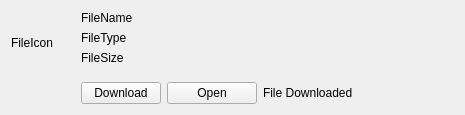
<?xml version="1.0" encoding="UTF-8"?>
<ui version="4.0">
 <class>AttachedBinaryFile</class>
 <widget class="QWidget" name="AttachedBinaryFile">
  <property name="geometry">
   <rect>
    <x>0</x>
    <y>0</y>
    <width>465</width>
    <height>115</height>
   </rect>
  </property>
  <property name="sizePolicy">
   <sizepolicy hsizetype="Minimum" vsizetype="Minimum">
    <horstretch>0</horstretch>
    <verstretch>0</verstretch>
   </sizepolicy>
  </property>
  <property name="minimumSize">
   <size>
    <width>200</width>
    <height>100</height>
   </size>
  </property>
  <property name="windowTitle">
   <string>Form</string>
  </property>
  <layout class="QVBoxLayout" name="verticalLayout">
   <property name="sizeConstraint">
    <enum>QLayout::SetMinimumSize</enum>
   </property>
   <item>
    <layout class="QHBoxLayout" name="horizontalLayout">
     <property name="spacing">
      <number>6</number>
     </property>
     <property name="sizeConstraint">
      <enum>QLayout::SetFixedSize</enum>
     </property>
     <item alignment="Qt::AlignTop">
      <widget class="QLabel" name="fileIcon">
       <property name="sizePolicy">
        <sizepolicy hsizetype="Preferred" vsizetype="Preferred">
         <horstretch>0</horstretch>
         <verstretch>0</verstretch>
        </sizepolicy>
       </property>
       <property name="minimumSize">
        <size>
         <width>64</width>
         <height>64</height>
        </size>
       </property>
       <property name="maximumSize">
        <size>
         <width>128</width>
         <height>128</height>
        </size>
       </property>
       <property name="frameShape">
        <enum>QFrame::NoFrame</enum>
       </property>
       <property name="lineWidth">
        <number>0</number>
       </property>
       <property name="text">
        <string>FileIcon</string>
       </property>
      </widget>
     </item>
     <item>
      <layout class="QVBoxLayout" name="verticalLayout_2">
       <property name="sizeConstraint">
        <enum>QLayout::SetFixedSize</enum>
       </property>
       <item>
        <widget class="QLabel" name="fileNameLabel">
         <property name="maximumSize">
          <size>
           <width>200</width>
           <height>20</height>
          </size>
         </property>
         <property name="text">
          <string>FileName</string>
         </property>
        </widget>
       </item>
       <item>
        <widget class="QLabel" name="fileTypeLabel">
         <property name="maximumSize">
          <size>
           <width>16777215</width>
           <height>20</height>
          </size>
         </property>
         <property name="text">
          <string>FileType</string>
         </property>
        </widget>
       </item>
       <item>
        <widget class="QLabel" name="fileSizeLabel">
         <property name="maximumSize">
          <size>
           <width>16777215</width>
           <height>20</height>
          </size>
         </property>
         <property name="text">
          <string>FileSize</string>
         </property>
        </widget>
       </item>
       <item>
        <spacer name="verticalSpacer">
         <property name="orientation">
          <enum>Qt::Vertical</enum>
         </property>
         <property name="sizeType">
          <enum>QSizePolicy::MinimumExpanding</enum>
         </property>
         <property name="sizeHint" stdset="0">
          <size>
           <width>20</width>
           <height>5</height>
          </size>
         </property>
        </spacer>
       </item>
       <item>
        <layout class="QHBoxLayout" name="horizontalLayout_3">
         <item alignment="Qt::AlignLeft">
          <widget class="QPushButton" name="downloadButton">
           <property name="minimumSize">
            <size>
             <width>0</width>
             <height>20</height>
            </size>
           </property>
           <property name="maximumSize">
            <size>
             <width>120</width>
             <height>16777215</height>
            </size>
           </property>
           <property name="toolTip">
            <string>Downloads the file to the location specified</string>
           </property>
           <property name="text">
            <string>Download</string>
           </property>
          </widget>
         </item>
         <item alignment="Qt::AlignLeft">
          <widget class="QPushButton" name="openButton">
           <property name="minimumSize">
            <size>
             <width>90</width>
             <height>20</height>
            </size>
           </property>
           <property name="maximumSize">
            <size>
             <width>120</width>
             <height>16777215</height>
            </size>
           </property>
           <property name="toolTip">
            <string>&lt;html&gt;&lt;head/&gt;&lt;body&gt;&lt;p&gt;If the file was not downloaded, it will be downloaded to the temporary directory and opened.&lt;/p&gt;&lt;p&gt;If the file was downloaded, the downloaded file will be opened.&lt;/p&gt;&lt;p&gt;&lt;br/&gt;&lt;/p&gt;&lt;/body&gt;&lt;/html&gt;</string>
           </property>
           <property name="text">
            <string>Open</string>
           </property>
          </widget>
         </item>
         <item>
          <widget class="QLabel" name="downloadedLabel">
           <property name="text">
            <string>File Downloaded</string>
           </property>
          </widget>
         </item>
         <item>
          <spacer name="horizontalSpacer">
           <property name="orientation">
            <enum>Qt::Horizontal</enum>
           </property>
           <property name="sizeHint" stdset="0">
            <size>
             <width>40</width>
             <height>20</height>
            </size>
           </property>
          </spacer>
         </item>
        </layout>
       </item>
      </layout>
     </item>
    </layout>
   </item>
  </layout>
 </widget>
 <resources/>
 <connections/>
</ui>
